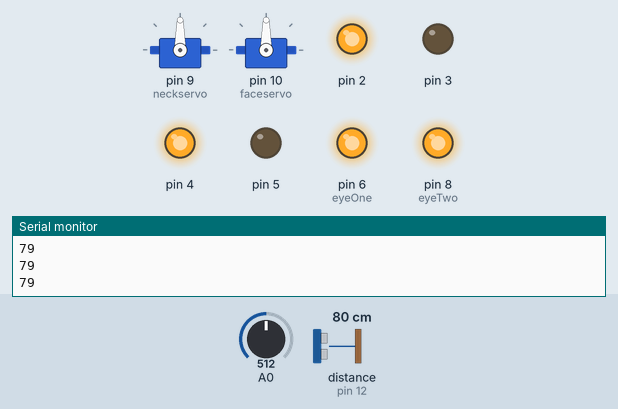
Recording of a sketch running on a simulated Arduino Uno, built with avr-gcc and run on an emulated ATmega328P. Shown: 2 × servo, output pins drawn as LEDs (lit = HIGH), the last lines printed to the serial monitor. Wiring (inferred from the names in the program): ultrasonic range finder: trigger pin 11; echo pin 12. Dashed ring = blinking. The test bench sets the inputs (shaded band); at power-on: distance to the obstacle (sensor on pin 12) 80 cm, A0 = 512. The echo pulse lasts 58.3 µs per cm; random numbers use the default seed unless the sketch sets one; pins used as bus, display or sensor lines are not drawn.

Above: at 2.2 s.
2.3 s: distance to the obstacle (sensor on pin 12) set to 56 cm
3.8 s: distance to the obstacle (sensor on pin 12) set to 47 cm
At 4.7 s:
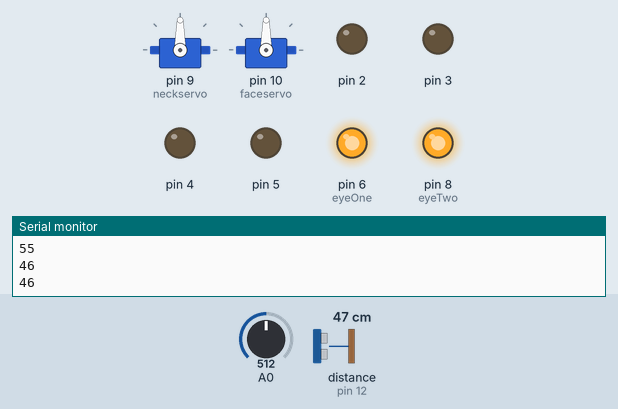
At 9.7 s:
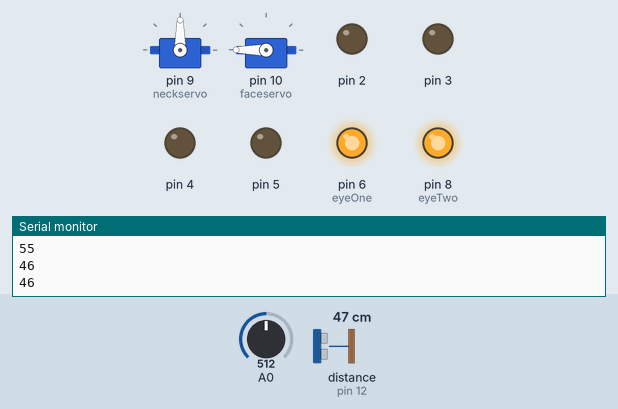
9.8 s: distance to the obstacle (sensor on pin 12) set to 34 cm
12.8 s: distance to the obstacle (sensor on pin 12) set to 27 cm
15.8 s: distance to the obstacle (sensor on pin 12) set to 35 cm
At 23.45 s:
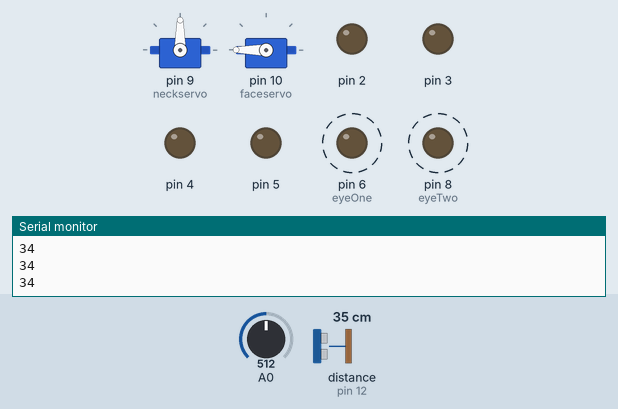
Timing chart, 0 to 25.4 s (numbered marks = the images above; inputs shaded):
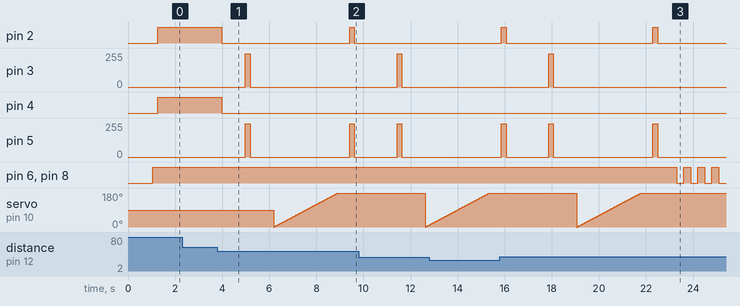

Measured:
- the behaviour switches between 51 and 50 cm on distance to the obstacle (sensor on pin 12) (found by bisection; images 0 and 1)
- after the input at 3.8 s, pin 2: HIGH → LOW after 0.19 s, → HIGH 5.4 s later, → LOW 0.20 s later; pin 3: 0/255 → 250/255 after 1.2 s, → 0/255 0.20 s later; pin 4: HIGH → LOW after 0.19 s; pin 5: alternates 250/255 for 0.20 s and 0/255 for 4.2 s, starting after 1.2 s
- after the input at 15.8 s, pin 6 (eyeOne), pin 8 (eyeTwo): alternates HIGH for 0.30 s and LOW for 0.30 s, starting after 7.5 s

The sketch:

robotonwheelsV3.ino
```cpp
#include <IRremote.h>

#include <Servo.h>

Servo neckservo;
Servo faceservo;
int RECV_PIN = 7;
IRrecv receiver(RECV_PIN);
decode_results results;

int trigPin = 11;
int echoPin = 12;
long duration, cm, inches;
int panic = 0;
int eyeOne = 6;
int eyeTwo = 8;


void setup() {

  Serial.begin (9600);

  neckservo.attach(9);  // attaches the servo on pin 9 to the servo object
  faceservo.attach(10);  // attaches the servo on pin 10 to the servo object


  neckservo.write(90);
  faceservo.write(90);

  pinMode(2, OUTPUT);
  pinMode(3, OUTPUT);
  pinMode(4, OUTPUT);
  pinMode(5, OUTPUT);


  pinMode(eyeOne, OUTPUT);  //eye  ONE
  pinMode(eyeTwo, OUTPUT);  //eye  tWO


 pinMode(trigPin, OUTPUT);
 pinMode(echoPin, INPUT);

for(int i =0;i<10;i++)
{
measureDistanceincm();
}


}

void loop() {
  digitalWrite(eyeOne, HIGH);
  digitalWrite(eyeTwo, HIGH);

   int PIRsensorValue = analogRead(A0);

    int randNumber = random(1, 2);
   if(randNumber == 1)
   {
      ////////////////running pir sensor procedure/////////////////

obstacleavoiding();


   }

   else{
    obstacleavoiding();
   }


     }    ////////////void loop ends here//////////


void obstacleavoiding(){


top:


 cm = measureDistanceincm();
 inches = measureDistanceininches();
  Serial.println(cm);

   if(panic >= 3){
    panicprocedure();
    panic = 0;
    inches =100; }
    else{}


  if(cm <= 50  || cm >= 1000){


  panic++;
  wait(1000);
  backward(200);
   wait(1000);
    for (int pos = 0; pos <= 180; pos += 1) { // goes from 0 degrees to 180 degrees

   faceservo.write(pos);

    delay(15);                       // waits 15ms for the servo to reach the position
  }


  wait(500);
  left(200);
  wait(500);
  int leftdistance = measureDistanceincm();
  if(leftdistance >=30){
    goto top;
  }
   wait(500);
   right(200);
   wait(500);
   right(200);
   wait(500);
   int rightdistance = measureDistanceincm();
   if(rightdistance >=30){
   goto top;
  }
   wait(500);
   left(200);
   wait(1000);
   if(rightdistance > leftdistance && rightdistance > 50){
   right(200);
   wait(500);
   }
   else if(rightdistance < leftdistance && leftdistance > 50){
   left(200);
   wait(500);
   }
   else{
   backward(200);
   }
   wait(500);
   }
   else{
    faceservo.write(90);
   forward();
   }


}


int right(int x){
     analogWrite(2, 0);
     analogWrite(3, 250);                        //right
     analogWrite(4, 250);
     analogWrite(5, 0);
     delay(x);
}
int left(int x){
     analogWrite(2, 250);
     analogWrite(3, 0);                        //right
     analogWrite(4, 0);
     analogWrite(5, 250);
     delay(x);
}

void forward(){

  analogWrite(2, 250);
    analogWrite(3, 0);                        //forward
    analogWrite(4, 250);
     analogWrite(5, 0);

    }


int backward(int x){
     analogWrite(2, 0);
    analogWrite(3, 250);                        //backward
    analogWrite(4, 0);
     analogWrite(5, 250);
     delay(x);

}


int wait(int x){
     digitalWrite(2, LOW);
     digitalWrite(3, LOW);                        //stop
     digitalWrite(4, LOW);
     digitalWrite(5, LOW);
     delay(x);

}


void panicprocedure(){

for(int i=0;i<5;i++){
digitalWrite(eyeOne, LOW);
digitalWrite(eyeTwo, LOW);
delay(300);
digitalWrite(eyeOne, HIGH);
digitalWrite(eyeTwo, HIGH);
delay(300);
}


int randNumber = random(1, 2);
if(randNumber == 1)
{
  right(300);
}
else if(randNumber == 2)
{
  left(300);
}

wait(3000);


}

int measureDistanceincm(){

  digitalWrite(trigPin, LOW);
  delayMicroseconds(5);
  digitalWrite(trigPin, HIGH);
  delayMicroseconds(10);
  digitalWrite(trigPin, LOW);
  pinMode(echoPin, INPUT);
  duration = pulseIn(echoPin, HIGH);
  cm = (duration/2) / 29.1;
  inches = (duration/2) / 74;
  Serial.println(cm);
  delay(100);
  return cm;
}


int measureDistanceininches(){

  digitalWrite(trigPin, LOW);
  delayMicroseconds(5);
  digitalWrite(trigPin, HIGH);
  delayMicroseconds(10);
  digitalWrite(trigPin, LOW);
  pinMode(echoPin, INPUT);
  duration = pulseIn(echoPin, HIGH);
  cm = (duration/2) / 29.1;
  inches = (duration/2) / 74;
  Serial.println(cm);
  delay(100);
  return inches;
}


void fixer(){


}
```
